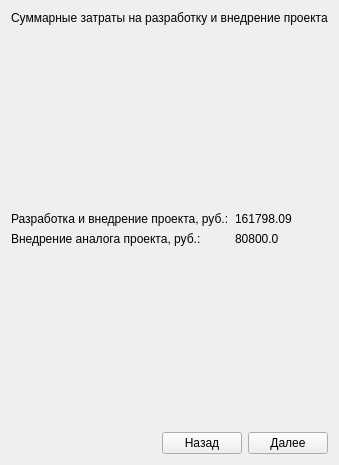
      <widget class="QWidget" name="tab_17">
       <attribute name="title">
        <string>ПроектированиеРеализация</string>
       </attribute>
       <layout class="QVBoxLayout" name="verticalLayout_15">
        <item>
         <widget class="QLabel" name="label_27">
          <property name="text">
           <string>Суммарные затраты на разработку и внедрение проекта</string>
          </property>
         </widget>
        </item>
        <item>
         <spacer name="verticalSpacer_14">
          <property name="orientation">
           <enum>Qt::Vertical</enum>
          </property>
          <property name="sizeHint" stdset="0">
           <size>
            <width>20</width>
            <height>181</height>
           </size>
          </property>
         </spacer>
        </item>
        <item>
         <layout class="QGridLayout" name="gridLayout">
          <item row="0" column="0">
           <widget class="QLabel" name="label_28">
            <property name="text">
             <string>Разработка и внедрение проекта, руб.:</string>
            </property>
           </widget>
          </item>
          <item row="0" column="1">
           <widget class="QLabel" name="label_29">
            <property name="text">
             <string>161798.09</string>
            </property>
           </widget>
          </item>
          <item row="1" column="0">
           <widget class="QLabel" name="label_30">
            <property name="text">
             <string>Внедрение аналога проекта, руб.:</string>
            </property>
           </widget>
          </item>
          <item row="1" column="1">
           <widget class="QLabel" name="label_31">
            <property name="text">
             <string>80800.0</string>
            </property>
           </widget>
          </item>
         </layout>
        </item>
        <item>
         <spacer name="verticalSpacer_15">
          <property name="orientation">
           <enum>Qt::Vertical</enum>
          </property>
          <property name="sizeHint" stdset="0">
           <size>
            <width>20</width>
            <height>180</height>
           </size>
          </property>
         </spacer>
        </item>
        <item>
         <layout class="QHBoxLayout" name="horizontalLayout_34">
          <item>
           <spacer name="horizontalSpacer_30">
            <property name="orientation">
             <enum>Qt::Horizontal</enum>
            </property>
            <property name="sizeHint" stdset="0">
             <size>
              <width>40</width>
              <height>20</height>
             </size>
            </property>
           </spacer>
          </item>
          <item>
           <widget class="QPushButton" name="pushButton_44">
            <property name="text">
             <string>Назад</string>
            </property>
           </widget>
          </item>
          <item>
           <widget class="QPushButton" name="pushButton_43">
            <property name="text">
             <string>Далее</string>
            </property>
           </widget>
          </item>
         </layout>
        </item>
       </layout>
      </widget>
